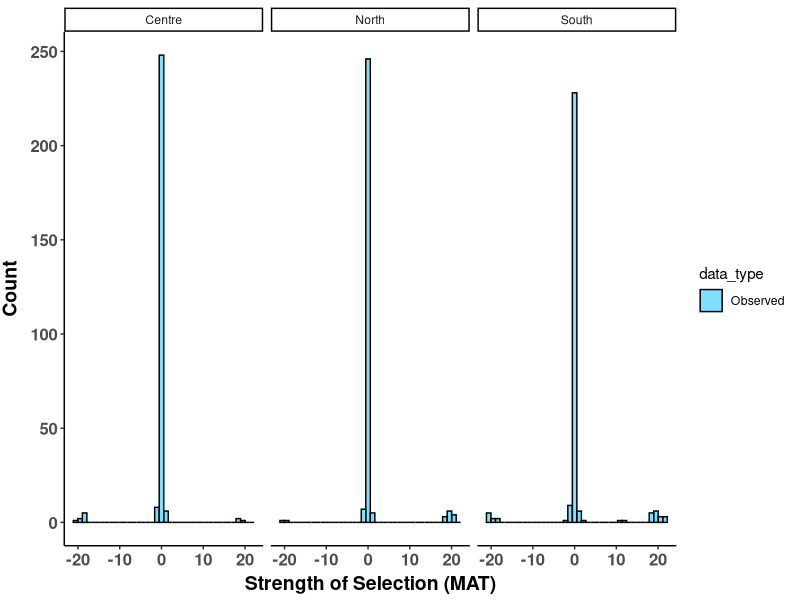
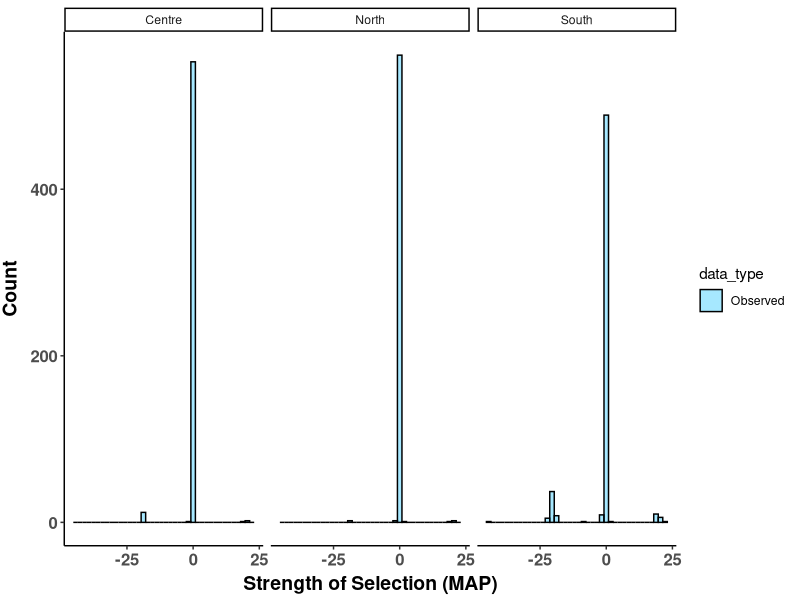
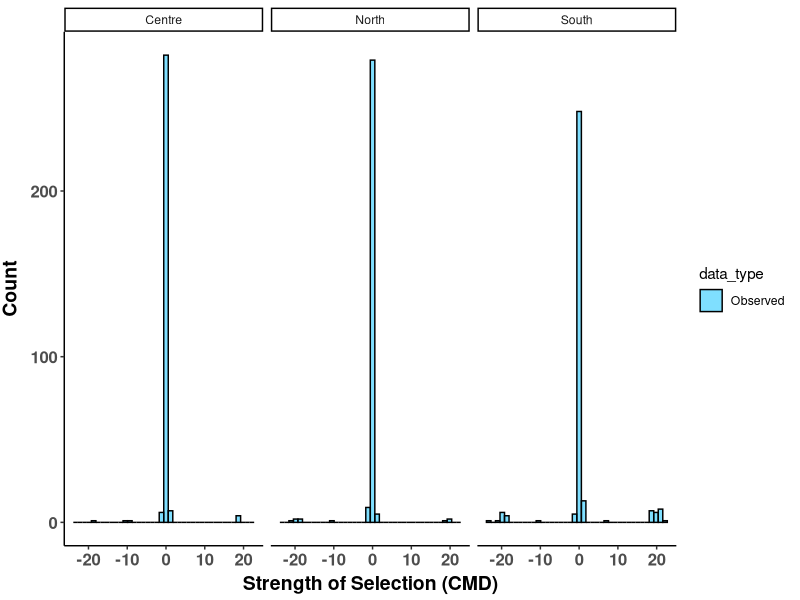
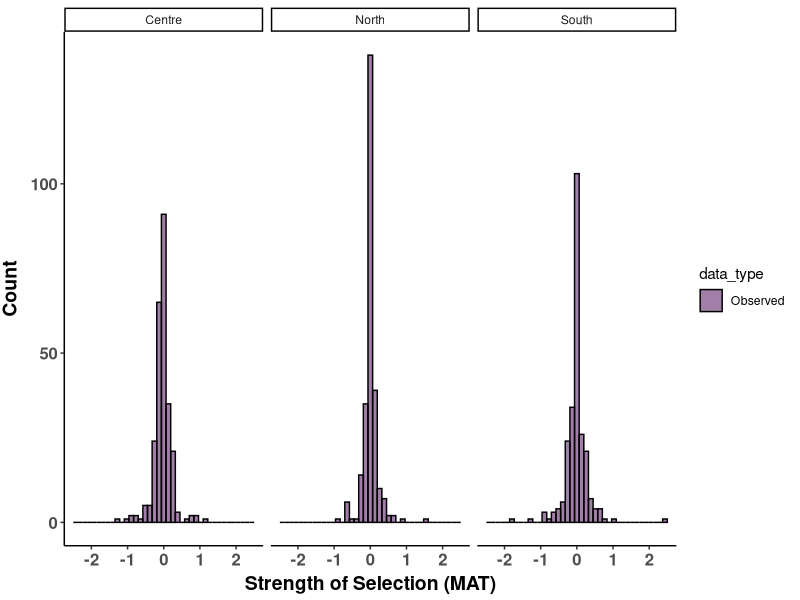
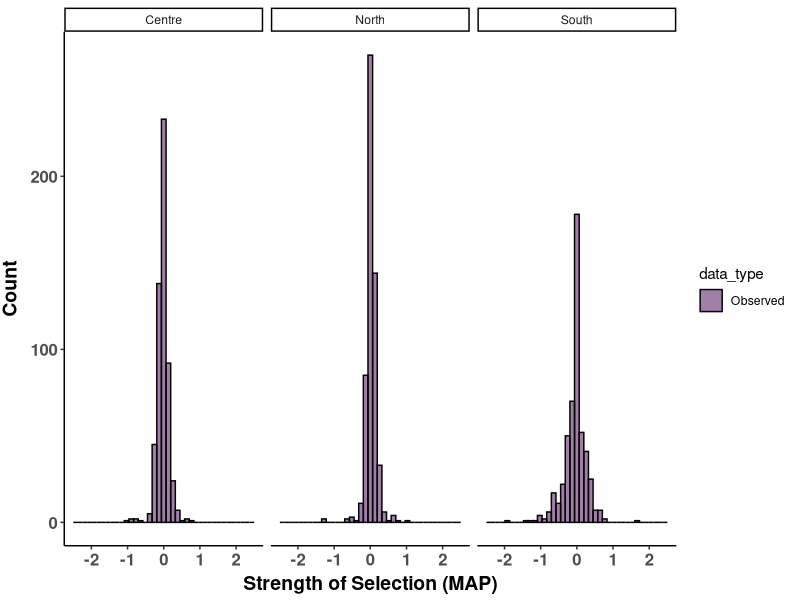
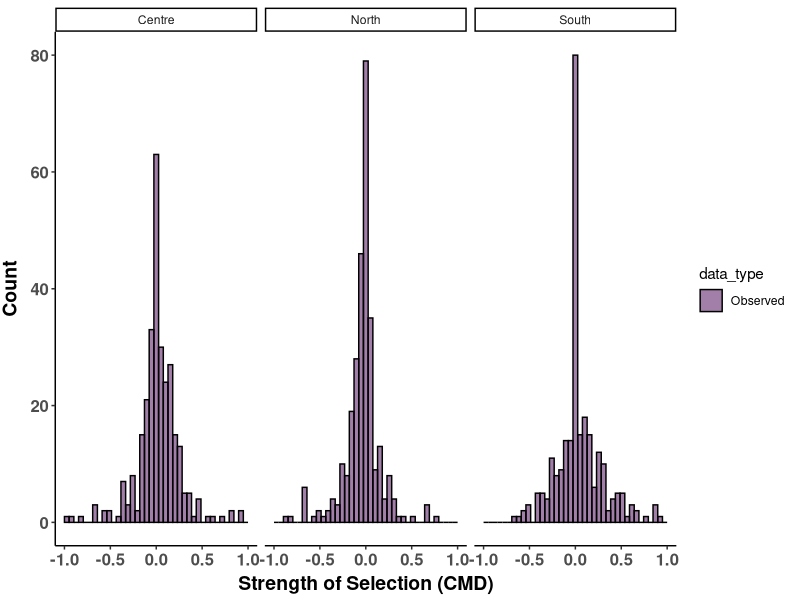
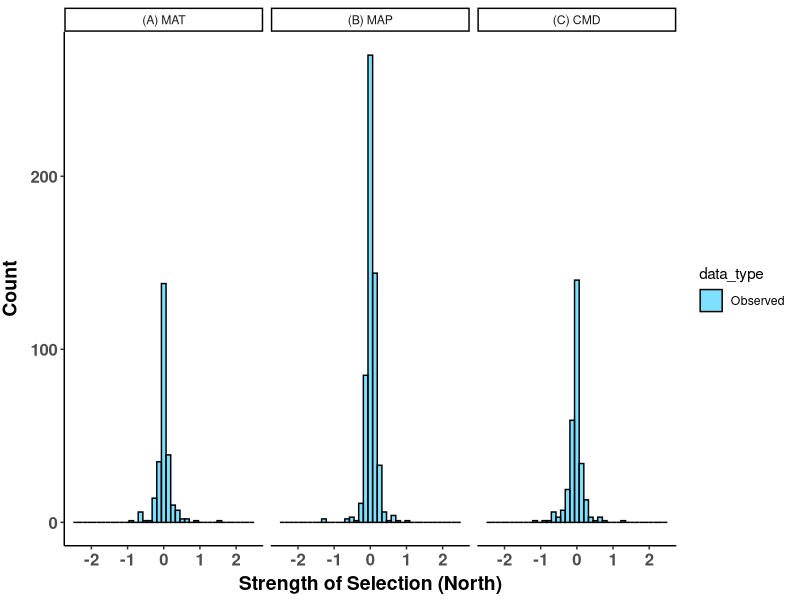
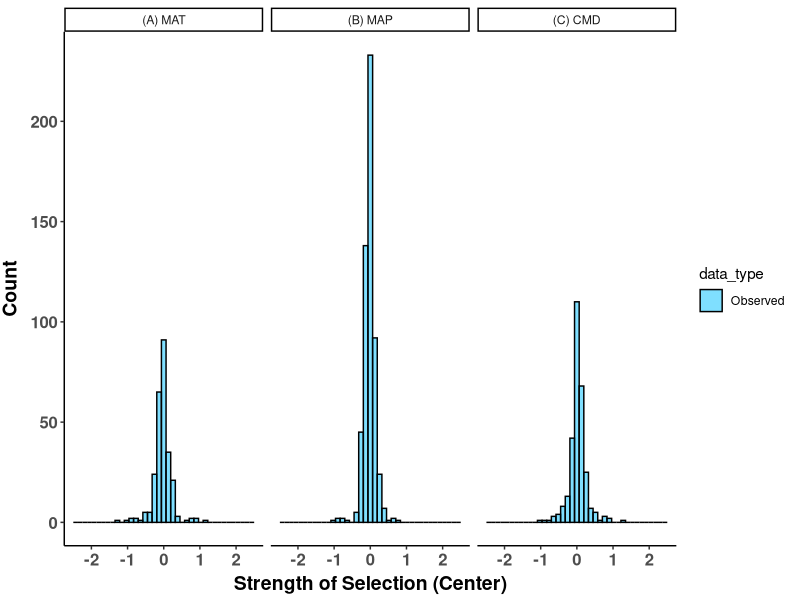

Reproduce these figures in R, in order. (Note: this script raises an error after producing the figures.)
##################################################################################
## Make SNP slopes histograms for regions for just observed data (no random)
## Author Daniel Anstett
## 
## Currently done just for ENV 1,2 and 5 (MAT, MAP and CMD)
## Last Modified July 28, 2028
###################################################################################


###################################################################################
#Import libraries
library(tidyverse)

snp1A_slope <- read_csv("Genomics_scripts/Data/freq_MAT_slope_region.csv")
snp2A_slope <- read_csv("Genomics_scripts/Data/freq_MAP_slope_region.csv")
snp5A_slope <- read_csv("Genomics_scripts/Data/freq_CMD_slope_region.csv")

#snp1A_rslope <- read_csv("Genomics_scripts/Data/rand_slope_mat.csv")
#snp2A_rslope <- read_csv("Genomics_scripts/Data/rand_slope_map.csv")
#snp5A_rslope <- read_csv("Genomics_scripts/Data/rand_slope_cmd.csv")

###################################################################################
#Add Dummy Variable for data type
snp1A_all <- snp1A_slope %>% mutate(data_type="Observed")
snp2A_all <- snp2A_slope %>% mutate(data_type="Observed")
snp5A_all <- snp5A_slope %>% mutate(data_type="Observed")

#snp1A_rslope <- snp1A_rslope %>% mutate(data_type="Random")
#snp2A_rslope <- snp2A_rslope %>% mutate(data_type="Random")
#snp5A_rslope <- snp5A_rslope %>% mutate(data_type="Random")

###################################################################################
## All population full graphs
###################################################################################

#snp1A 
snp1A_hist <- ggplot(snp1A_all,aes(x=Slope,fill=data_type))+
  geom_histogram(position="identity",bins=40,color="black",alpha=0.5)+
  scale_fill_manual(values = c("Observed"="deepskyblue"))+
  scale_y_continuous(name="Count")+
  scale_x_continuous(name="Strength of Selection (MAT)")+
  theme_classic()
snp1A_hist <- snp1A_hist  + theme(
  axis.text.x = element_text(size=12, face="bold"),
  axis.text.y = element_text(size=12,face="bold"),
  axis.title.x = element_text(color="black", size=14, vjust = 0.5, face="bold"),
  axis.title.y = element_text(color="black", size=14,vjust = 2, face="bold",hjust=0.5))
snp1A_hist <- snp1A_hist + facet_wrap(.~Site)
snp1A_hist
#ggsave("Graphs_overlap/full_MAT_overlap.pdf",width=10, height = 7.5, units = "in")

#snp2A 
snp2A_hist <- ggplot(snp2A_all,aes(x=Slope,fill=data_type))+
  geom_histogram(position="identity",bins=40,color="black",alpha=0.35)+
  scale_fill_manual(values = c("Observed"="deepskyblue"))+
  scale_y_continuous(name="Count")+
  scale_x_continuous(name="Strength of Selection (MAP)")+
  theme_classic()
snp2A_hist <- snp2A_hist  + theme(
  axis.text.x = element_text(size=12, face="bold"),
  axis.text.y = element_text(size=12,face="bold"),
  axis.title.x = element_text(color="black", size=14, vjust = 0.5, face="bold"),
  axis.title.y = element_text(color="black", size=14,vjust = 2, face="bold",hjust=0.5))
snp2A_hist <- snp2A_hist + facet_wrap(.~Site)
snp2A_hist
#ggsave("Graphs_overlap/full_MAP_overlap.pdf",width=10, height = 7.5, units = "in")


#snp5A 
snp5A_hist <- ggplot(snp5A_all,aes(x=Slope,fill=data_type))+
  geom_histogram(position="identity",bins=40,color="black",alpha=0.5)+
  scale_fill_manual(values = c("Observed"="deepskyblue"))+
  scale_y_continuous(name="Count")+
  scale_x_continuous(name="Strength of Selection (CMD)")+
  #,limits=c(-0.01,0.5))+
  theme_classic()
snp5A_hist <- snp5A_hist  + theme(
  axis.text.x = element_text(size=12, face="bold"),
  axis.text.y = element_text(size=12,face="bold"),
  axis.title.x = element_text(color="black", size=14, vjust = 0.5, face="bold"),
  axis.title.y = element_text(color="black", size=14,vjust = 2, face="bold",hjust=0.5))
snp5A_hist <- snp5A_hist + facet_wrap(.~Site)
snp5A_hist
#ggsave("Graphs_overlap/full_CMD_overlap.pdf",width=10, height = 7.5, units = "in")


###################################################################################
## All population trim 2 graphs
###################################################################################

#snp1A 
snp1A_hist <- ggplot(snp1A_all,aes(x=Slope,fill=data_type))+
  geom_histogram(position="identity",bins=40,color="black",alpha=0.5)+
  scale_fill_manual(values = c("Observed"="#440154FF"))+
  #scale_fill_manual(values = c("Observed"="deepskyblue"))+
  scale_y_continuous(name="Count")+
  scale_x_continuous(name="Strength of Selection (MAT)",limits=c(-2.5,2.5))+
  theme_classic()
snp1A_hist <- snp1A_hist  + theme(
  axis.text.x = element_text(size=12, face="bold"),
  axis.text.y = element_text(size=12,face="bold"),
  axis.title.x = element_text(color="black", size=14, vjust = 0.5, face="bold"),
  axis.title.y = element_text(color="black", size=14,vjust = 2, face="bold",hjust=0.5))
snp1A_hist <- snp1A_hist + facet_wrap(.~Site)
snp1A_hist
#ggsave("Graphs_overlap/trim_MAT_overlap.pdf",width=10, height = 7.5, units = "in")

#snp2A 
snp2A_hist <- ggplot(snp2A_all,aes(x=Slope,fill=data_type))+
  geom_histogram(position="identity",bins=40,color="black",alpha=0.5)+
  scale_fill_manual(values = c("Observed"="#440154FF"))+
  #scale_fill_manual(values = c("Observed"="deepskyblue"))+
  scale_y_continuous(name="Count")+
  scale_x_continuous(name="Strength of Selection (MAP)",limits=c(-2.5,2.5))+
  theme_classic()
snp2A_hist <- snp2A_hist  + theme(
  axis.text.x = element_text(size=12, face="bold"),
  axis.text.y = element_text(size=12,face="bold"),
  axis.title.x = element_text(color="black", size=14, vjust = 0.5, face="bold"),
  axis.title.y = element_text(color="black", size=14,vjust = 2, face="bold",hjust=0.5))
snp2A_hist <- snp2A_hist + facet_wrap(.~Site)
snp2A_hist
#ggsave("Graphs_overlap/trim_MAP_overlap.pdf",width=10, height = 7.5, units = "in")


#snp5A 
snp5A_hist <- ggplot(snp5A_all,aes(x=Slope,fill=data_type))+
  geom_histogram(position="identity",bins=40,color="black",alpha=0.5)+
  scale_fill_manual(values = c("Observed"="#440154FF"))+
  #scale_fill_manual(values = c("Observed"="deepskyblue"))+
  scale_y_continuous(name="Count")+
  scale_x_continuous(name="Strength of Selection (CMD)",limits=c(-1,1))+
  theme_classic()
snp5A_hist <- snp5A_hist  + theme(
  axis.text.x = element_text(size=12, face="bold"),
  axis.text.y = element_text(size=12,face="bold"),
  axis.title.x = element_text(color="black", size=14, vjust = 0.5, face="bold"),
  axis.title.y = element_text(color="black", size=14,vjust = 2, face="bold",hjust=0.5))
snp5A_hist <- snp5A_hist + facet_wrap(.~Site)
snp5A_hist
#ggsave("Graphs_overlap/trim_CMD_overlap.pdf",width=10, height = 7.5, units = "in")




###################################################################################
## Per population trim 2 graphs
###################################################################################
#Pop 1
snp1A6 <- snp1A_all %>% filter(Site=="North") %>% mutate(climate="(A) MAT")
snp2A6 <- snp2A_all %>% filter(Site=="North") %>% mutate(climate="(B) MAP")
snp5A6 <- snp5A_all %>% filter(Site=="North") %>% mutate(climate="(C) CMD")
snpA6_all <- rbind(snp1A6,snp2A6,snp5A6)

#graph
snp1A_hist <- ggplot(snpA6_all,aes(x=Slope,fill=data_type))+
  geom_histogram(position="identity",bins=40,color="black",alpha=0.5)+
  scale_fill_manual(values = c("Observed"="deepskyblue"))+
  scale_y_continuous(name="Count")+
  scale_x_continuous(name="Strength of Selection (North)",limits = c(-2.5,2.5))+
  theme_classic()
snp1A_hist <- snp1A_hist  + theme(
  axis.text.x = element_text(size=12, face="bold"),
  axis.text.y = element_text(size=12,face="bold"),
  axis.title.x = element_text(color="black", size=14, vjust = 0.5, face="bold"),
  axis.title.y = element_text(color="black", size=14,vjust = 2, face="bold",hjust=0.5))
snp1A_hist <- snp1A_hist + facet_wrap(.~climate)
snp1A_hist
#ggsave("Graphs_overlap/Single_trim/trim_pop1_overlap.pdf",width=10, height = 5, units = "in")

#Pop 2
snp1A6 <- snp1A_all %>% filter(Site=="Centre") %>% mutate(climate="(A) MAT")
snp2A6 <- snp2A_all %>% filter(Site=="Centre") %>% mutate(climate="(B) MAP")
snp5A6 <- snp5A_all %>% filter(Site=="Centre") %>% mutate(climate="(C) CMD")
snpA6_all <- rbind(snp1A6,snp2A6,snp5A6)

#graph
snp1A_hist <- ggplot(snpA6_all,aes(x=Slope,fill=data_type))+
  geom_histogram(position="identity",bins=40,color="black",alpha=0.5)+
  scale_fill_manual(values = c("Observed"="deepskyblue"))+
  scale_y_continuous(name="Count")+
  scale_x_continuous(name="Strength of Selection (Center)",limits = c(-2.5,2.5))+
  theme_classic()
snp1A_hist <- snp1A_hist  + theme(
  axis.text.x = element_text(size=12, face="bold"),
  axis.text.y = element_text(size=12,face="bold"),
  axis.title.x = element_text(color="black", size=14, vjust = 0.5, face="bold"),
  axis.title.y = element_text(color="black", size=14,vjust = 2, face="bold",hjust=0.5))
snp1A_hist <- snp1A_hist + facet_wrap(.~climate)
snp1A_hist
#ggsave("Graphs_overlap/Single_trim/trim_pop2_overlap.pdf",width=10, height = 5, units = "in")


#Pop 3
snp1A6 <- snp1A_all %>% filter(Site=="South") %>% mutate(climate="(A) MAT")
snp2A6 <- snp2A_all %>% filter(Site=="South") %>% mutate(climate="(B) MAP")
snp5A6 <- snp5A_all %>% filter(Site=="South") %>% mutate(climate="(C) CMD")
snpA6_all <- rbind(snp1A6,snp2A6,snp5A6)

#graph
snp1A_hist <- ggplot(snpA6_all,aes(x=Slope,fill=data_type))+
  geom_histogram(position="identity",bins=40,color="black",alpha=0.5)+
  scale_fill_manual(values = c("Observed"="deepskyblue"))+
  scale_y_continuous(name="Count")+
  scale_x_continuous(name="Strength of Selection (South)",limits = c(-2.5,2.5))+
  theme_classic()
snp1A_hist <- snp1A_hist  + theme(
  axis.text.x = element_text(size=12, face="bold"),
  axis.text.y = element_text(size=12,face="bold"),
  axis.title.x = element_text(color="black", size=14, vjust = 0.5, face="bold"),
  axis.title.y = element_text(color="black", size=14,vjust = 2, face="bold",hjust=0.5))
snp1A_hist <- snp1A_hist + facet_wrap(.~climate)
snp1A_hist
#ggsave("Graphs_overlap/Single_trim/trim_pop3_overlap.pdf",width=10, height = 5, units = "in")




###################################################################################
## Per population trim 1 graphs
###################################################################################
#Pop 1
snp1A6 <- snp1A_all %>% filter(Site==1) %>% mutate(climate="(A) MAT")
snp2A6 <- snp2A_all %>% filter(Site==1) %>% mutate(climate="(B) MAP")
snp5A6 <- snp5A_all %>% filter(Site==1) %>% mutate(climate="(C) CMD")
snpA6_all <- rbind(snp1A6,snp2A6,snp5A6)

#graph
snp1A_hist <- ggplot(snpA6_all,aes(x=Slope,fill=data_type))+
  geom_histogram(position="identity",bins=40,color="black",alpha=0.5)+
  scale_fill_manual(values = c("Observed"="deepskyblue"))+
  scale_y_continuous(name="Count")+
  scale_x_continuous(name="Strength of Selection (S02 Sweetwater)",limits = c(-1,1))+
  theme_classic()
snp1A_hist <- snp1A_hist  + theme(
  axis.text.x = element_text(size=12, face="bold"),
  axis.text.y = element_text(size=12,face="bold"),
  axis.title.x = element_text(color="black", size=14, vjust = 0.5, face="bold"),
  axis.title.y = element_text(color="black", size=14,vjust = 2, face="bold",hjust=0.5))
snp1A_hist <- snp1A_hist + facet_wrap(.~climate)
snp1A_hist
#ggsave("Graphs_overlap/Single_trim1/trim1_pop1_overlap.pdf",width=10, height = 5, units = "in")

#Pop 2
snp1A6 <- snp1A_all %>% filter(Site==2) %>% mutate(climate="(A) MAT")
snp2A6 <- snp2A_all %>% filter(Site==2) %>% mutate(climate="(B) MAP")
snp5A6 <- snp5A_all %>% filter(Site==2) %>% mutate(climate="(C) CMD")
snpA6_all <- rbind(snp1A6,snp2A6,snp5A6)

#graph
snp1A_hist <- ggplot(snpA6_all,aes(x=Slope,fill=data_type))+
  geom_histogram(position="identity",bins=40,color="black",alpha=0.5)+
  scale_fill_manual(values = c("Observed"="deepskyblue"))+
  scale_y_continuous(name="Count")+
  scale_x_continuous(name="Strength of Selection (S07 WF Mojave)",limits = c(-1,1))+
  theme_classic()
snp1A_hist <- snp1A_hist  + theme(
  axis.text.x = element_text(size=12, face="bold"),
  axis.text.y = element_text(size=12,face="bold"),
  axis.title.x = element_text(color="black", size=14, vjust = 0.5, face="bold"),
  axis.title.y = element_text(color="black", size=14,vjust = 2, face="bold",hjust=0.5))
snp1A_hist <- snp1A_hist + facet_wrap(.~climate)
snp1A_hist
#ggsave("Graphs_overlap/Single_trim1/trim1_pop2_overlap.pdf",width=10, height = 5, units = "in")


#Pop 3
snp1A6 <- snp1A_all %>% filter(Site==3) %>% mutate(climate="(A) MAT")
snp2A6 <- snp2A_all %>% filter(Site==3) %>% mutate(climate="(B) MAP")
snp5A6 <- snp5A_all %>% filter(Site==3) %>% mutate(climate="(C) CMD")
snpA6_all <- rbind(snp1A6,snp2A6,snp5A6)

#graph
snp1A_hist <- ggplot(snpA6_all,aes(x=Slope,fill=data_type))+
  geom_histogram(position="identity",bins=40,color="black",alpha=0.5)+
  scale_fill_manual(values = c("Observed"="deepskyblue"))+
  scale_y_continuous(name="Count")+
  scale_x_continuous(name="Strength of Selection (S10 NFMF Tule)",limits = c(-1,1))+
  theme_classic()
snp1A_hist <- snp1A_hist  + theme(
  axis.text.x = element_text(size=12, face="bold"),
  axis.text.y = element_text(size=12,face="bold"),
  axis.title.x = element_text(color="black", size=14, vjust = 0.5, face="bold"),
  axis.title.y = element_text(color="black", size=14,vjust = 2, face="bold",hjust=0.5))
snp1A_hist <- snp1A_hist + facet_wrap(.~climate)
snp1A_hist
#ggsave("Graphs_overlap/Single_trim1/trim1_pop3_overlap.pdf",width=10, height = 5, units = "in")


#Pop 4
snp1A6 <- snp1A_all %>% filter(Site==4) %>% mutate(climate="(A) MAT")
snp2A6 <- snp2A_all %>% filter(Site==4) %>% mutate(climate="(B) MAP")
snp5A6 <- snp5A_all %>% filter(Site==4) %>% mutate(climate="(C) CMD")
snpA6_all <- rbind(snp1A6,snp2A6,snp5A6)

#graph
snp1A_hist <- ggplot(snpA6_all,aes(x=Slope,fill=data_type))+
  geom_histogram(position="identity",bins=40,color="black",alpha=0.5)+
  scale_fill_manual(values = c("Observed"="deepskyblue"))+
  scale_y_continuous(name="Count")+
  scale_x_continuous(name="Strength of Selection (S08 Readwoods)",limits = c(-1,1))+
  theme_classic()
snp1A_hist <- snp1A_hist  + theme(
  axis.text.x = element_text(size=12, face="bold"),
  axis.text.y = element_text(size=12,face="bold"),
  axis.title.x = element_text(color="black", size=14, vjust = 0.5, face="bold"),
  axis.title.y = element_text(color="black", size=14,vjust = 2, face="bold",hjust=0.5))
snp1A_hist <- snp1A_hist + facet_wrap(.~climate)
snp1A_hist
#ggsave("Graphs_overlap/Single_trim1/trim1_pop4_overlap.pdf",width=10, height = 5, units = "in")


#Pop 5
snp1A6 <- snp1A_all %>% filter(Site==5) %>% mutate(climate="(A) MAT")
snp2A6 <- snp2A_all %>% filter(Site==5) %>% mutate(climate="(B) MAP")
snp5A6 <- snp5A_all %>% filter(Site==5) %>% mutate(climate="(C) CMD")
snpA6_all <- rbind(snp1A6,snp2A6,snp5A6)

#graph
snp1A_hist <- ggplot(snpA6_all,aes(x=Slope,fill=data_type))+
  geom_histogram(position="identity",bins=40,color="black",alpha=0.5)+
  scale_fill_manual(values = c("Observed"="deepskyblue"))+
  scale_y_continuous(name="Count")+
  scale_x_continuous(name="Strength of Selection (S32 Wawona)",limits = c(-1,1))+
  theme_classic()
snp1A_hist <- snp1A_hist  + theme(
  axis.text.x = element_text(size=12, face="bold"),
  axis.text.y = element_text(size=12,face="bold"),
  axis.title.x = element_text(color="black", size=14, vjust = 0.5, face="bold"),
  axis.title.y = element_text(color="black", size=14,vjust = 2, face="bold",hjust=0.5))
snp1A_hist <- snp1A_hist + facet_wrap(.~climate)
snp1A_hist
#ggsave("Graphs_overlap/Single_trim1/trim1_pop5_overlap.pdf",width=10, height = 5, units = "in")

#Pop 6
snp1A6 <- snp1A_all %>% filter(Site==6) %>% mutate(climate="(A) MAT")
snp2A6 <- snp2A_all %>% filter(Site==6) %>% mutate(climate="(B) MAP")
snp5A6 <- snp5A_all %>% filter(Site==6) %>% mutate(climate="(C) CMD")
snpA6_all <- rbind(snp1A6,snp2A6,snp5A6)

#graph
snp1A_hist <- ggplot(snpA6_all,aes(x=Slope,fill=data_type))+
  geom_histogram(position="identity",bins=40,color="black",alpha=0.7)+
  scale_fill_manual(values = c("Observed"="#440154FF"))+
  scale_y_continuous(name="Count")+
  scale_x_continuous(name="Strength of Selection (S29 Oregon Creek)",limits = c(-1,1))+
  theme_classic()
snp1A_hist <- snp1A_hist  + theme(
  axis.text.x = element_text(size=12, face="bold"),
  axis.text.y = element_text(size=12,face="bold"),
  axis.title.x = element_text(color="black", size=14, vjust = 0.5, face="bold"),
  axis.title.y = element_text(color="black", size=14,vjust = 2, face="bold",hjust=0.5))
snp1A_hist <- snp1A_hist + facet_wrap(.~climate)
snp1A_hist
#ggsave("Graphs_overlap/Single_trim1/trim1_pop6_overlap.pdf",width=10, height = 5, units = "in")

#Pop 7
snp1A6 <- snp1A_all %>% filter(Site==7) %>% mutate(climate="(A) MAT")
snp2A6 <- snp2A_all %>% filter(Site==7) %>% mutate(climate="(B) MAP")
snp5A6 <- snp5A_all %>% filter(Site==7) %>% mutate(climate="(C) CMD")
snpA6_all <- rbind(snp1A6,snp2A6,snp5A6)

#graph
snp1A_hist <- ggplot(snpA6_all,aes(x=Slope,fill=data_type))+
  geom_histogram(position="identity",bins=40,color="black",alpha=0.5)+
  scale_fill_manual(values = c("Observed"="deepskyblue"))+
  scale_y_continuous(name="Count")+
  scale_x_continuous(name="Strength of Selection (Little Jamison S18)",limits = c(-1,1))+
  theme_classic()
snp1A_hist <- snp1A_hist  + theme(
  axis.text.x = element_text(size=12, face="bold"),
  axis.text.y = element_text(size=12,face="bold"),
  axis.title.x = element_text(color="black", size=14, vjust = 0.5, face="bold"),
  axis.title.y = element_text(color="black", size=14,vjust = 2, face="bold",hjust=0.5))
snp1A_hist <- snp1A_hist + facet_wrap(.~climate)
snp1A_hist
#ggsave("Graphs_overlap/Single_trim1/trim1_pop7_overlap.pdf",width=10, height = 5, units = "in")

#Pop 8
snp1A6 <- snp1A_all %>% filter(Site==8) %>% mutate(climate="(A) MAT")
snp2A6 <- snp2A_all %>% filter(Site==8) %>% mutate(climate="(B) MAP")
snp5A6 <- snp5A_all %>% filter(Site==8) %>% mutate(climate="(C) CMD")
snpA6_all <- rbind(snp1A6,snp2A6,snp5A6)

#graph
snp1A_hist <- ggplot(snpA6_all,aes(x=Slope,fill=data_type))+
  geom_histogram(position="identity",bins=40,color="black",alpha=0.5)+
  scale_fill_manual(values = c("Observed"="deepskyblue"))+
  scale_y_continuous(name="Count")+
  scale_x_continuous(name="Strength of Selection (S17 Deep Creek)",limits = c(-1,1))+
  theme_classic()
snp1A_hist <- snp1A_hist  + theme(
  axis.text.x = element_text(size=12, face="bold"),
  axis.text.y = element_text(size=12,face="bold"),
  axis.title.x = element_text(color="black", size=14, vjust = 0.5, face="bold"),
  axis.title.y = element_text(color="black", size=14,vjust = 2, face="bold",hjust=0.5))
snp1A_hist <- snp1A_hist + facet_wrap(.~climate)
snp1A_hist
#ggsave("Graphs_overlap/Single_trim1/trim1_pop8_overlap.pdf",width=10, height = 5, units = "in")

#Pop 9
snp1A6 <- snp1A_all %>% filter(Site==9) %>% mutate(climate="(A) MAT")
snp2A6 <- snp2A_all %>% filter(Site==9) %>% mutate(climate="(B) MAP")
snp5A6 <- snp5A_all %>% filter(Site==9) %>% mutate(climate="(C) CMD")
snpA6_all <- rbind(snp1A6,snp2A6,snp5A6)

#graph
snp1A_hist <- ggplot(snpA6_all,aes(x=Slope,fill=data_type))+
  geom_histogram(position="identity",bins=40,color="black",alpha=0.5)+
  scale_fill_manual(values = c("Observed"="deepskyblue"))+
  scale_y_continuous(name="Count")+
  scale_x_continuous(name="Strength of Selection (S16 O'Neil Creek)",limits = c(-1,1))+
  theme_classic()
snp1A_hist <- snp1A_hist  + theme(
  axis.text.x = element_text(size=12, face="bold"),
  axis.text.y = element_text(size=12,face="bold"),
  axis.title.x = element_text(color="black", size=14, vjust = 0.5, face="bold"),
  axis.title.y = element_text(color="black", size=14,vjust = 2, face="bold",hjust=0.5))
snp1A_hist <- snp1A_hist + facet_wrap(.~climate)
snp1A_hist
#ggsave("Graphs_overlap/Single_trim1/trim1_pop9_overlap.pdf",width=10, height = 5, units = "in")


#Pop 10
snp1A6 <- snp1A_all %>% filter(Site==10) %>% mutate(climate="(A) MAT")
snp2A6 <- snp2A_all %>% filter(Site==10) %>% mutate(climate="(B) MAP")
snp5A6 <- snp5A_all %>% filter(Site==10) %>% mutate(climate="(C) CMD")
snpA6_all <- rbind(snp1A6,snp2A6,snp5A6)

#graph
snp1A_hist <- ggplot(snpA6_all,aes(x=Slope,fill=data_type))+
  geom_histogram(position="identity",bins=40,color="black",alpha=0.5)+
  scale_fill_manual(values = c("Observed"="deepskyblue"))+
  scale_y_continuous(name="Count")+
  scale_x_continuous(name="Strength of Selection (S36 Deer Creek)",limits = c(-1,1))+
  theme_classic()
snp1A_hist <- snp1A_hist  + theme(
  axis.text.x = element_text(size=12, face="bold"),
  axis.text.y = element_text(size=12,face="bold"),
  axis.title.x = element_text(color="black", size=14, vjust = 0.5, face="bold"),
  axis.title.y = element_text(color="black", size=14,vjust = 2, face="bold",hjust=0.5))
snp1A_hist <- snp1A_hist + facet_wrap(.~climate)
snp1A_hist
#ggsave("Graphs_overlap/Single_trim1/trim1_pop10_overlap.pdf",width=10, height = 5, units = "in")


#Pop 11
snp1A6 <- snp1A_all %>% filter(Site==11) %>% mutate(climate="(A) MAT")
snp2A6 <- snp2A_all %>% filter(Site==11) %>% mutate(climate="(B) MAP")
snp5A6 <- snp5A_all %>% filter(Site==11) %>% mutate(climate="(C) CMD")
snpA6_all <- rbind(snp1A6,snp2A6,snp5A6)

#graph
snp1A_hist <- ggplot(snpA6_all,aes(x=Slope,fill=data_type))+
  geom_histogram(position="identity",bins=40,color="black",alpha=0.5)+
  scale_fill_manual(values = c("Observed"="deepskyblue"))+
  scale_y_continuous(name="Count")+
  scale_x_continuous(name="Strength of Selection (S15 Rock Creek)",limits = c(-1,1))+
  theme_classic()
snp1A_hist <- snp1A_hist  + theme(
  axis.text.x = element_text(size=12, face="bold"),
  axis.text.y = element_text(size=12,face="bold"),
  axis.title.x = element_text(color="black", size=14, vjust = 0.5, face="bold"),
  axis.title.y = element_text(color="black", size=14,vjust = 2, face="bold",hjust=0.5))
snp1A_hist <- snp1A_hist + facet_wrap(.~climate)
snp1A_hist
#ggsave("Graphs_overlap/Single_trim1/trim1_pop11_overlap.pdf",width=10, height = 5, units = "in")

#Pop 12
snp1A6 <- snp1A_all %>% filter(Site==12) %>% mutate(climate="(A) MAT")
snp2A6 <- snp2A_all %>% filter(Site==12) %>% mutate(climate="(B) MAP")
snp5A6 <- snp5A_all %>% filter(Site==12) %>% mutate(climate="(C) CMD")
snpA6_all <- rbind(snp1A6,snp2A6,snp5A6)

#graph
snp1A_hist <- ggplot(snpA6_all,aes(x=Slope,fill=data_type))+
  geom_histogram(position="identity",bins=40,color="black",alpha=0.5)+
  scale_fill_manual(values = c("Observed"="deepskyblue"))+
  scale_y_continuous(name="Count")+
  scale_x_continuous(name="Strength of Selection (S11 Mill Creek)",limits = c(-1,1))+
  theme_classic()
snp1A_hist <- snp1A_hist  + theme(
  axis.text.x = element_text(size=12, face="bold"),
  axis.text.y = element_text(size=12,face="bold"),
  axis.title.x = element_text(color="black", size=14, vjust = 0.5, face="bold"),
  axis.title.y = element_text(color="black", size=14,vjust = 2, face="bold",hjust=0.5))
snp1A_hist <- snp1A_hist + facet_wrap(.~climate)
snp1A_hist
#ggsave("Graphs_overlap/Single_trim1/trim1_pop12_overlap.pdf",width=10, height = 5, units = "in")




###################################################################################
## Per population full graphs
###################################################################################

#Pop 1
snp1A6 <- snp1A_all %>% filter(Site==1) %>% mutate(climate="(A) MAT")
snp2A6 <- snp2A_all %>% filter(Site==1) %>% mutate(climate="(B) MAP")
snp5A6 <- snp5A_all %>% filter(Site==1) %>% mutate(climate="(C) CMD")
snpA6_all <- rbind(snp1A6,snp2A6,snp5A6)

#graph
snp1A_hist <- ggplot(snpA6_all,aes(x=Slope,fill=data_type))+
  geom_histogram(position="identity",bins=40,color="black",alpha=0.5)+
  scale_fill_manual(values = c("Observed"="deepskyblue"))+
  scale_y_continuous(name="Count")+
  scale_x_continuous(name="Strength of Selection")+
                     #,limits = c(-0.01,0.2))+
  theme_classic()
snp1A_hist <- snp1A_hist  + theme(
  axis.text.x = element_text(size=12, face="bold"),
  axis.text.y = element_text(size=12,face="bold"),
  axis.title.x = element_text(color="black", size=14, vjust = 0.5, face="bold"),
  axis.title.y = element_text(color="black", size=14,vjust = 2, face="bold",hjust=0.5))
snp1A_hist <- snp1A_hist + facet_wrap(.~climate)
snp1A_hist
#ggsave("Graphs_overlap/Single/pop1_overlap.pdf",width=10, height = 5, units = "in")

#Pop 2
snp1A6 <- snp1A_all %>% filter(Site==2) %>% mutate(climate="(A) MAT")
snp2A6 <- snp2A_all %>% filter(Site==2) %>% mutate(climate="(B) MAP")
snp5A6 <- snp5A_all %>% filter(Site==2) %>% mutate(climate="(C) CMD")
snpA6_all <- rbind(snp1A6,snp2A6,snp5A6)

#graph
snp1A_hist <- ggplot(snpA6_all,aes(x=Slope,fill=data_type))+
  geom_histogram(position="identity",bins=40,color="black",alpha=0.5)+
  scale_fill_manual(values = c("Observed"="deepskyblue"))+
  scale_y_continuous(name="Count")+
  scale_x_continuous(name="Strength of Selection")+
  #,limits = c(-0.01,0.2))+
  theme_classic()
snp1A_hist <- snp1A_hist  + theme(
  axis.text.x = element_text(size=12, face="bold"),
  axis.text.y = element_text(size=12,face="bold"),
  axis.title.x = element_text(color="black", size=14, vjust = 0.5, face="bold"),
  axis.title.y = element_text(color="black", size=14,vjust = 2, face="bold",hjust=0.5))
snp1A_hist <- snp1A_hist + facet_wrap(.~climate)
snp1A_hist
#ggsave("Graphs_overlap/Single/pop2_overlap.pdf",width=10, height = 5, units = "in")


#Pop 3
snp1A6 <- snp1A_all %>% filter(Site==3) %>% mutate(climate="(A) MAT")
snp2A6 <- snp2A_all %>% filter(Site==3) %>% mutate(climate="(B) MAP")
snp5A6 <- snp5A_all %>% filter(Site==3) %>% mutate(climate="(C) CMD")
snpA6_all <- rbind(snp1A6,snp2A6,snp5A6)

#graph
snp1A_hist <- ggplot(snpA6_all,aes(x=Slope,fill=data_type))+
  geom_histogram(position="identity",bins=40,color="black",alpha=0.5)+
  scale_fill_manual(values = c("Observed"="deepskyblue"))+
  scale_y_continuous(name="Count")+
  scale_x_continuous(name="Strength of Selection")+
  #,limits = c(-0.01,0.2))+
  theme_classic()
snp1A_hist <- snp1A_hist  + theme(
  axis.text.x = element_text(size=12, face="bold"),
  axis.text.y = element_text(size=12,face="bold"),
  axis.title.x = element_text(color="black", size=14, vjust = 0.5, face="bold"),
  axis.title.y = element_text(color="black", size=14,vjust = 2, face="bold",hjust=0.5))
snp1A_hist <- snp1A_hist + facet_wrap(.~climate)
snp1A_hist
#ggsave("Graphs_overlap/Single/pop3_overlap.pdf",width=10, height = 5, units = "in")


#Pop 4
snp1A6 <- snp1A_all %>% filter(Site==4) %>% mutate(climate="(A) MAT")
snp2A6 <- snp2A_all %>% filter(Site==4) %>% mutate(climate="(B) MAP")
snp5A6 <- snp5A_all %>% filter(Site==4) %>% mutate(climate="(C) CMD")
snpA6_all <- rbind(snp1A6,snp2A6,snp5A6)

#graph
snp1A_hist <- ggplot(snpA6_all,aes(x=Slope,fill=data_type))+
  geom_histogram(position="identity",bins=40,color="black",alpha=0.5)+
  scale_fill_manual(values = c("Observed"="deepskyblue"))+
  scale_y_continuous(name="Count")+
  scale_x_continuous(name="Strength of Selection")+
  #,limits = c(-0.01,0.2))+
  theme_classic()
snp1A_hist <- snp1A_hist  + theme(
  axis.text.x = element_text(size=12, face="bold"),
  axis.text.y = element_text(size=12,face="bold"),
  axis.title.x = element_text(color="black", size=14, vjust = 0.5, face="bold"),
  axis.title.y = element_text(color="black", size=14,vjust = 2, face="bold",hjust=0.5))
snp1A_hist <- snp1A_hist + facet_wrap(.~climate)
snp1A_hist
#ggsave("Graphs_overlap/Single/pop4_overlap.pdf",width=10, height = 5, units = "in")


#Pop 5
snp1A6 <- snp1A_all %>% filter(Site==5) %>% mutate(climate="(A) MAT")
snp2A6 <- snp2A_all %>% filter(Site==5) %>% mutate(climate="(B) MAP")
snp5A6 <- snp5A_all %>% filter(Site==5) %>% mutate(climate="(C) CMD")
snpA6_all <- rbind(snp1A6,snp2A6,snp5A6)

#graph
snp1A_hist <- ggplot(snpA6_all,aes(x=Slope,fill=data_type))+
  geom_histogram(position="identity",bins=40,color="black",alpha=0.5)+
  scale_fill_manual(values = c("Observed"="deepskyblue"))+
  scale_y_continuous(name="Count")+
  scale_x_continuous(name="Strength of Selection")+
  #,limits = c(-0.01,0.2))+
  theme_classic()
snp1A_hist <- snp1A_hist  + theme(
  axis.text.x = element_text(size=12, face="bold"),
  axis.text.y = element_text(size=12,face="bold"),
  axis.title.x = element_text(color="black", size=14, vjust = 0.5, face="bold"),
  axis.title.y = element_text(color="black", size=14,vjust = 2, face="bold",hjust=0.5))
snp1A_hist <- snp1A_hist + facet_wrap(.~climate)
snp1A_hist
#ggsave("Graphs_overlap/Single/pop5_overlap.pdf",width=10, height = 5, units = "in")

#Pop 6
snp1A6 <- snp1A_all %>% filter(Site==6) %>% mutate(climate="(A) MAT")
snp2A6 <- snp2A_all %>% filter(Site==6) %>% mutate(climate="(B) MAP")
snp5A6 <- snp5A_all %>% filter(Site==6) %>% mutate(climate="(C) CMD")
snpA6_all <- rbind(snp1A6,snp2A6,snp5A6)

#graph
snp1A_hist <- ggplot(snpA6_all,aes(x=Slope,fill=data_type))+
  geom_histogram(position="identity",bins=40,color="black",alpha=0.5)+
  scale_fill_manual(values = c("Observed"="deepskyblue"))+
  scale_y_continuous(name="Count")+
  scale_x_continuous(name="Strength of Selection")+
  #,limits = c(-0.01,0.2))+
  theme_classic()
snp1A_hist <- snp1A_hist  + theme(
  axis.text.x = element_text(size=12, face="bold"),
  axis.text.y = element_text(size=12,face="bold"),
  axis.title.x = element_text(color="black", size=14, vjust = 0.5, face="bold"),
  axis.title.y = element_text(color="black", size=14,vjust = 2, face="bold",hjust=0.5))
snp1A_hist <- snp1A_hist + facet_wrap(.~climate)
snp1A_hist
#ggsave("Graphs_overlap/Single/pop6_overlap.pdf",width=10, height = 5, units = "in")

#Pop 7
snp1A6 <- snp1A_all %>% filter(Site==7) %>% mutate(climate="(A) MAT")
snp2A6 <- snp2A_all %>% filter(Site==7) %>% mutate(climate="(B) MAP")
snp5A6 <- snp5A_all %>% filter(Site==7) %>% mutate(climate="(C) CMD")
snpA6_all <- rbind(snp1A6,snp2A6,snp5A6)

#graph
snp1A_hist <- ggplot(snpA6_all,aes(x=Slope,fill=data_type))+
  geom_histogram(position="identity",bins=40,color="black",alpha=0.5)+
  scale_fill_manual(values = c("Observed"="deepskyblue"))+
  scale_y_continuous(name="Count")+
  scale_x_continuous(name="Strength of Selection")+
  #,limits = c(-0.01,0.2))+
  theme_classic()
snp1A_hist <- snp1A_hist  + theme(
  axis.text.x = element_text(size=12, face="bold"),
  axis.text.y = element_text(size=12,face="bold"),
  axis.title.x = element_text(color="black", size=14, vjust = 0.5, face="bold"),
  axis.title.y = element_text(color="black", size=14,vjust = 2, face="bold",hjust=0.5))
snp1A_hist <- snp1A_hist + facet_wrap(.~climate)
snp1A_hist
#ggsave("Graphs_overlap/Single/pop7_overlap.pdf",width=10, height = 5, units = "in")

#Pop 8
snp1A6 <- snp1A_all %>% filter(Site==8) %>% mutate(climate="(A) MAT")
snp2A6 <- snp2A_all %>% filter(Site==8) %>% mutate(climate="(B) MAP")
snp5A6 <- snp5A_all %>% filter(Site==8) %>% mutate(climate="(C) CMD")
snpA6_all <- rbind(snp1A6,snp2A6,snp5A6)

#graph
snp1A_hist <- ggplot(snpA6_all,aes(x=Slope,fill=data_type))+
  geom_histogram(position="identity",bins=40,color="black",alpha=0.5)+
  scale_fill_manual(values = c("Observed"="deepskyblue"))+
  scale_y_continuous(name="Count")+
  scale_x_continuous(name="Strength of Selection")+
  #,limits = c(-0.01,0.2))+
  theme_classic()
snp1A_hist <- snp1A_hist  + theme(
  axis.text.x = element_text(size=12, face="bold"),
  axis.text.y = element_text(size=12,face="bold"),
  axis.title.x = element_text(color="black", size=14, vjust = 0.5, face="bold"),
  axis.title.y = element_text(color="black", size=14,vjust = 2, face="bold",hjust=0.5))
snp1A_hist <- snp1A_hist + facet_wrap(.~climate)
snp1A_hist
#ggsave("Graphs_overlap/Single/pop8_overlap.pdf",width=10, height = 5, units = "in")

#Pop 9
snp1A6 <- snp1A_all %>% filter(Site==9) %>% mutate(climate="(A) MAT")
snp2A6 <- snp2A_all %>% filter(Site==9) %>% mutate(climate="(B) MAP")
snp5A6 <- snp5A_all %>% filter(Site==9) %>% mutate(climate="(C) CMD")
snpA6_all <- rbind(snp1A6,snp2A6,snp5A6)

#graph
snp1A_hist <- ggplot(snpA6_all,aes(x=Slope,fill=data_type))+
  geom_histogram(position="identity",bins=40,color="black",alpha=0.5)+
  scale_fill_manual(values = c("Observed"="deepskyblue"))+
  scale_y_continuous(name="Count")+
  scale_x_continuous(name="Strength of Selection")+
  #,limits = c(-0.01,0.2))+
  theme_classic()
snp1A_hist <- snp1A_hist  + theme(
  axis.text.x = element_text(size=12, face="bold"),
  axis.text.y = element_text(size=12,face="bold"),
  axis.title.x = element_text(color="black", size=14, vjust = 0.5, face="bold"),
  axis.title.y = element_text(color="black", size=14,vjust = 2, face="bold",hjust=0.5))
snp1A_hist <- snp1A_hist + facet_wrap(.~climate)
snp1A_hist
#ggsave("Graphs_overlap/Single/pop9_overlap.pdf",width=10, height = 5, units = "in")


#Pop 10
snp1A6 <- snp1A_all %>% filter(Site==10) %>% mutate(climate="(A) MAT")
snp2A6 <- snp2A_all %>% filter(Site==10) %>% mutate(climate="(B) MAP")
snp5A6 <- snp5A_all %>% filter(Site==10) %>% mutate(climate="(C) CMD")
snpA6_all <- rbind(snp1A6,snp2A6,snp5A6)

#graph
snp1A_hist <- ggplot(snpA6_all,aes(x=Slope,fill=data_type))+
  geom_histogram(position="identity",bins=40,color="black",alpha=0.5)+
  scale_fill_manual(values = c("Observed"="deepskyblue"))+
  scale_y_continuous(name="Count")+
  scale_x_continuous(name="Strength of Selection")+
  #,limits = c(-0.01,0.2))+
  theme_classic()
snp1A_hist <- snp1A_hist  + theme(
  axis.text.x = element_text(size=12, face="bold"),
  axis.text.y = element_text(size=12,face="bold"),
  axis.title.x = element_text(color="black", size=14, vjust = 0.5, face="bold"),
  axis.title.y = element_text(color="black", size=14,vjust = 2, face="bold",hjust=0.5))
snp1A_hist <- snp1A_hist + facet_wrap(.~climate)
snp1A_hist
#ggsave("Graphs_overlap/Single/pop10_overlap.pdf",width=10, height = 5, units = "in")


#Pop 11
snp1A6 <- snp1A_all %>% filter(Site==11) %>% mutate(climate="(A) MAT")
snp2A6 <- snp2A_all %>% filter(Site==11) %>% mutate(climate="(B) MAP")
snp5A6 <- snp5A_all %>% filter(Site==11) %>% mutate(climate="(C) CMD")
snpA6_all <- rbind(snp1A6,snp2A6,snp5A6)

#graph
snp1A_hist <- ggplot(snpA6_all,aes(x=Slope,fill=data_type))+
  geom_histogram(position="identity",bins=40,color="black",alpha=0.5)+
  scale_fill_manual(values = c("Observed"="deepskyblue"))+
  scale_y_continuous(name="Count")+
  scale_x_continuous(name="Strength of Selection (S15 Rock Creek)")+
  #,limits = c(-0.01,0.2))+
  theme_classic()
snp1A_hist <- snp1A_hist  + theme(
  axis.text.x = element_text(size=12, face="bold"),
  axis.text.y = element_text(size=12,face="bold"),
  axis.title.x = element_text(color="black", size=14, vjust = 0.5, face="bold"),
  axis.title.y = element_text(color="black", size=14,vjust = 2, face="bold",hjust=0.5))
snp1A_hist <- snp1A_hist + facet_wrap(.~climate)
snp1A_hist
#ggsave("Graphs_overlap/Single/pop11_overlap.pdf",width=10, height = 5, units = "in")

#Pop 12
snp1A6 <- snp1A_all %>% filter(Site==12) %>% mutate(climate="(A) MAT")
snp2A6 <- snp2A_all %>% filter(Site==12) %>% mutate(climate="(B) MAP")
snp5A6 <- snp5A_all %>% filter(Site==12) %>% mutate(climate="(C) CMD")
snpA6_all <- rbind(snp1A6,snp2A6,snp5A6)

#graph
snp1A_hist <- ggplot(snpA6_all,aes(x=Slope,fill=data_type))+
  geom_histogram(position="identity",bins=40,color="black",alpha=0.5)+
  scale_fill_manual(values = c("Observed"="deepskyblue"))+
  scale_y_continuous(name="Count")+
  scale_x_continuous(name="Strength of Selection")+
  #,limits = c(-0.01,0.2))+
  theme_classic()
snp1A_hist <- snp1A_hist  + theme(
  axis.text.x = element_text(size=12, face="bold"),
  axis.text.y = element_text(size=12,face="bold"),
  axis.title.x = element_text(color="black", size=14, vjust = 0.5, face="bold"),
  axis.title.y = element_text(color="black", size=14,vjust = 2, face="bold",hjust=0.5))
snp1A_hist <- snp1A_hist + facet_wrap(.~climate)
snp1A_hist
#ggsave("Graphs_overlap/Single/pop12_overlap.pdf",width=10, height = 5, units = "in")





###################################################################################
#Not as useful
###################################################################################
## Make Figure 5
snp5A1 <- snp5A_all %>% filter(Site==1) 
snp5A5 <- snp5A_all %>% filter(Site==5)
snp5A8 <- snp5A_all %>% filter(Site==8)
snp5A_158 <- rbind(snp5A1,snp5A5,snp5A8)

#Fig 5
snp5A_158_hist <- ggplot(snp5A_158,aes(x=Slope,fill=data_type))+
  geom_histogram(position="identity",bins=40,color="black",alpha=0.5)+
  scale_fill_manual(values = c("Observed"="deepskyblue"))+
  scale_y_continuous(name="Count")+
  scale_x_continuous(name="Strength of Selection")+
#,limits = c(-0.01,0.2))+
  theme_classic()
snp5A_158_hist <- snp5A_158_hist  + theme(
  axis.text.x = element_text(size=12, face="bold"),
  axis.text.y = element_text(size=12,face="bold"),
  axis.title.x = element_text(color="black", size=14, vjust = 0.5, face="bold"),
  axis.title.y = element_text(color="black", size=14,vjust = 2, face="bold",hjust=0.5))
snp5A_158_hist <- snp5A_158_hist + facet_wrap(.~Site)
snp5A_158_hist
##ggsave("Graphs/snp5A_158.pdf",width=10, height = 5, units = "in")
 

###################################################################################
##Generate non overlaping histograms

#Generate snp1A histogram
snp1A_hist <- ggplot(snp1A_slope, aes(X=Slope))+
  geom_histogram(aes(Slope),bins=40,color="black", fill="skyblue")+
  scale_y_continuous(name="Count")+
  scale_x_continuous(name="Strength of Selection")+
  theme_classic()
snp1A_hist <- snp1A_hist  + theme(
  axis.text.x = element_text(size=12, face="bold"),
  axis.text.y = element_text(size=12,face="bold"),
  axis.title.x = element_text(color="black", size=14, vjust = 0.5, face="bold"),
  axis.title.y = element_text(color="black", size=14,vjust = 2, face="bold",hjust=0.5))
snp1A_hist <- snp1A_hist + facet_wrap(.~Site)
snp1A_hist
##ggsave("Graphs/snp1A_MAT.pdf",width=10, height = 7.5, units = "in")


#Generate snp2A histogram
snp2A_hist <- ggplot(snp2A_slope, aes(X=Slope))+
  geom_histogram(aes(Slope),bins=40,color="black", fill="skyblue")+
  scale_y_continuous(name="Count")+
  scale_x_continuous(name="Strength of Selection")+
  theme_classic()
snp2A_hist <- snp2A_hist  + theme(
  axis.text.x = element_text(size=12, face="bold"),
  axis.text.y = element_text(size=12,face="bold"),
  axis.title.x = element_text(color="black", size=14, vjust = 0.5, face="bold"),
  axis.title.y = element_text(color="black", size=14,vjust = 2, face="bold",hjust=0.5))
snp2A_hist <- snp2A_hist + facet_wrap(.~Site)
snp2A_hist
##ggsave("Graphs/snp2A_MAP.pdf",width=10, height = 7.5, units = "in")

#Generate snp5A histogram
snp5A_hist <- ggplot(snp5A_slope, aes(X=Slope))+
  geom_histogram(aes(Slope),bins=40,color="black", fill="skyblue")+
  scale_y_continuous(name="Count")+
  scale_x_continuous(name="Strength of Selection")+
  theme_classic()
snp5A_hist <- snp5A_hist  + theme(
  axis.text.x = element_text(size=12, face="bold"),
  axis.text.y = element_text(size=12,face="bold"),
  axis.title.x = element_text(color="black", size=14, vjust = 0.5, face="bold"),
  axis.title.y = element_text(color="black", size=14,vjust = 2, face="bold",hjust=0.5))
snp5A_hist <- snp5A_hist + facet_wrap(.~Site)
snp5A_hist
##ggsave("Graphs/snp5A_CMD.pdf",width=10, height = 7.5, units = "in")



###################################################################################
##Generate Random histograms

#Generate snp1A histogram
snp1A_rhist <- ggplot(snp1A_rslope, aes(X=Slope))+
  geom_histogram(aes(Slope),bins=40,color="black", fill="skyblue")+
  scale_y_continuous(name="Count")+
  scale_x_continuous(name="Strength of Selection")+
  theme_classic()
snp1A_rhist <- snp1A_rhist  + theme(
  axis.text.x = element_text(size=12, face="bold"),
  axis.text.y = element_text(size=12,face="bold"),
  axis.title.x = element_text(color="black", size=14, vjust = 0.5, face="bold"),
  axis.title.y = element_text(color="black", size=14,vjust = 2, face="bold",hjust=0.5))
snp1A_rhist <- snp1A_rhist + facet_wrap(.~Site)
snp1A_rhist
##ggsave("Graphs/snp1A_MAT_random.pdf",width=10, height = 7.5, units = "in")


#Generate snp2A histogram
snp2A_rhist <- ggplot(snp2A_rslope, aes(X=Slope))+
  geom_histogram(aes(Slope),bins=40,color="black", fill="skyblue")+
  scale_y_continuous(name="Count")+
  scale_x_continuous(name="Strength of Selection")+
  theme_classic()
snp2A_rhist <- snp2A_rhist  + theme(
  axis.text.x = element_text(size=12, face="bold"),
  axis.text.y = element_text(size=12,face="bold"),
  axis.title.x = element_text(color="black", size=14, vjust = 0.5, face="bold"),
  axis.title.y = element_text(color="black", size=14,vjust = 2, face="bold",hjust=0.5))
snp2A_rhist <- snp2A_rhist + facet_wrap(.~Site)
snp2A_rhist
##ggsave("Graphs/snp2A_MAP_random.pdf",width=10, height = 7.5, units = "in")

#Generate snp5A histogram
snp5A_rhist <- ggplot(snp5A_rslope, aes(X=Slope))+
  geom_histogram(aes(Slope),bins=40,color="black", fill="skyblue")+
  scale_y_continuous(name="Count")+
  scale_x_continuous(name="Strength of Selection")+
  theme_classic()
snp5A_rhist <- snp5A_rhist  + theme(
  axis.text.x = element_text(size=12, face="bold"),
  axis.text.y = element_text(size=12,face="bold"),
  axis.title.x = element_text(color="black", size=14, vjust = 0.5, face="bold"),
  axis.title.y = element_text(color="black", size=14,vjust = 2, face="bold",hjust=0.5))
snp5A_rhist <- snp5A_rhist + facet_wrap(.~Site)
snp5A_rhist
##ggsave("Graphs/snp5A_CMD_random.pdf",width=10, height = 7.5, units = "in")




rand = as.data.frame(rnorm(1000, mean=0, sd=0.1))
rand$data_type="Random"
colnames(rand)=c("Slope", "data_type")
obs = as.data.frame(rnorm(1000, mean=0.2, sd=0.15))
obs$data_type="Observed"
colnames(obs)=c("Slope", "data_type")
dummy.dat <- rbind(rand, obs)

demo_hist <- ggplot(dummy.dat,aes(x=Slope,fill=data_type))+
  geom_histogram(position="identity",bins=40,color="black",alpha=0.7)+
  scale_fill_manual(values = c("Observed"="#440154FF"))+
  scale_y_continuous(name="Count")+
  scale_x_continuous(name="Strength of Selection")+
  theme_classic()
demo_hist <- demo_hist  + theme(
  axis.text.x = element_text(size=12, face="bold"),
  axis.text.y = element_text(size=12,face="bold"),
  axis.title.x = element_text(color="black", size=14, vjust = 0.5, face="bold"),
  axis.title.y = element_text(color="black", size=14,vjust = 2, face="bold",hjust=0.5))
demo_hist
